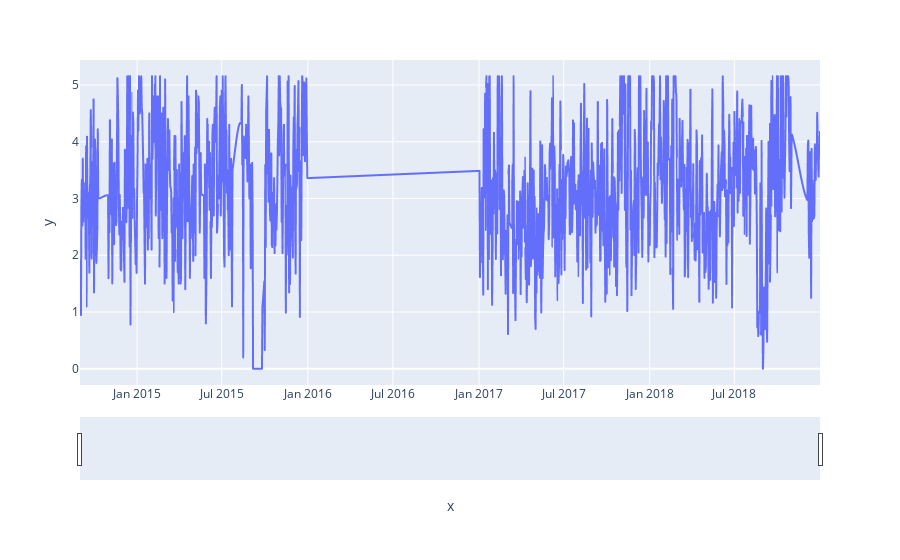

The notebook cell this image was saved under:
### Code cell
import plotly.express as px
fig = px.line(x=data.index, y=data.vel_ms_15)
fig.update_xaxes(rangeslider_visible=True)
fig.show()

### Figure 1 — Plotly figure (JSON) as saved in the notebook; plotly's stock layout.template omitted (floating-point values rounded to 4 significant figures; data arrays with more than 128 entries replaced by an {"elided": "..."} marker saying what was removed)
{"data": [{"hovertemplate": "x=%{x}<br>y=%{y}<extra></extra>", "legendgroup": "", "line": {"color": "#636efa", "dash": "solid"}, "mode": "lines", "name": "", "showlegend": false, "type": "scattergl", "x": {"elided": "1583 str values"}, "xaxis": "x", "y": {"elided": "1583 float values"}, "yaxis": "y"}], "layout": {"legend": {"tracegroupgap": 0}, "margin": {"t": 60}, "xaxis": {"anchor": "y", "domain": [0, 1], "rangeslider": {"visible": true}, "title": {"text": "x"}}, "yaxis": {"anchor": "x", "domain": [0, 1], "title": {"text": "y"}}}}
